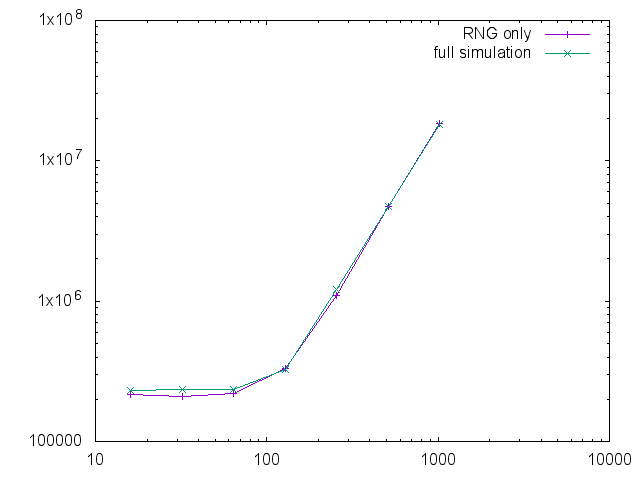

Recreate this plot in gnuplot.
set term term_type
set output output_file
set logscale xy
plot 'data/naive_copy_timing.dat' i 0 using 1:4 w lp title "RNG only",\
 '' i 1 using 1:4 w lp title "full simulation"
set output
